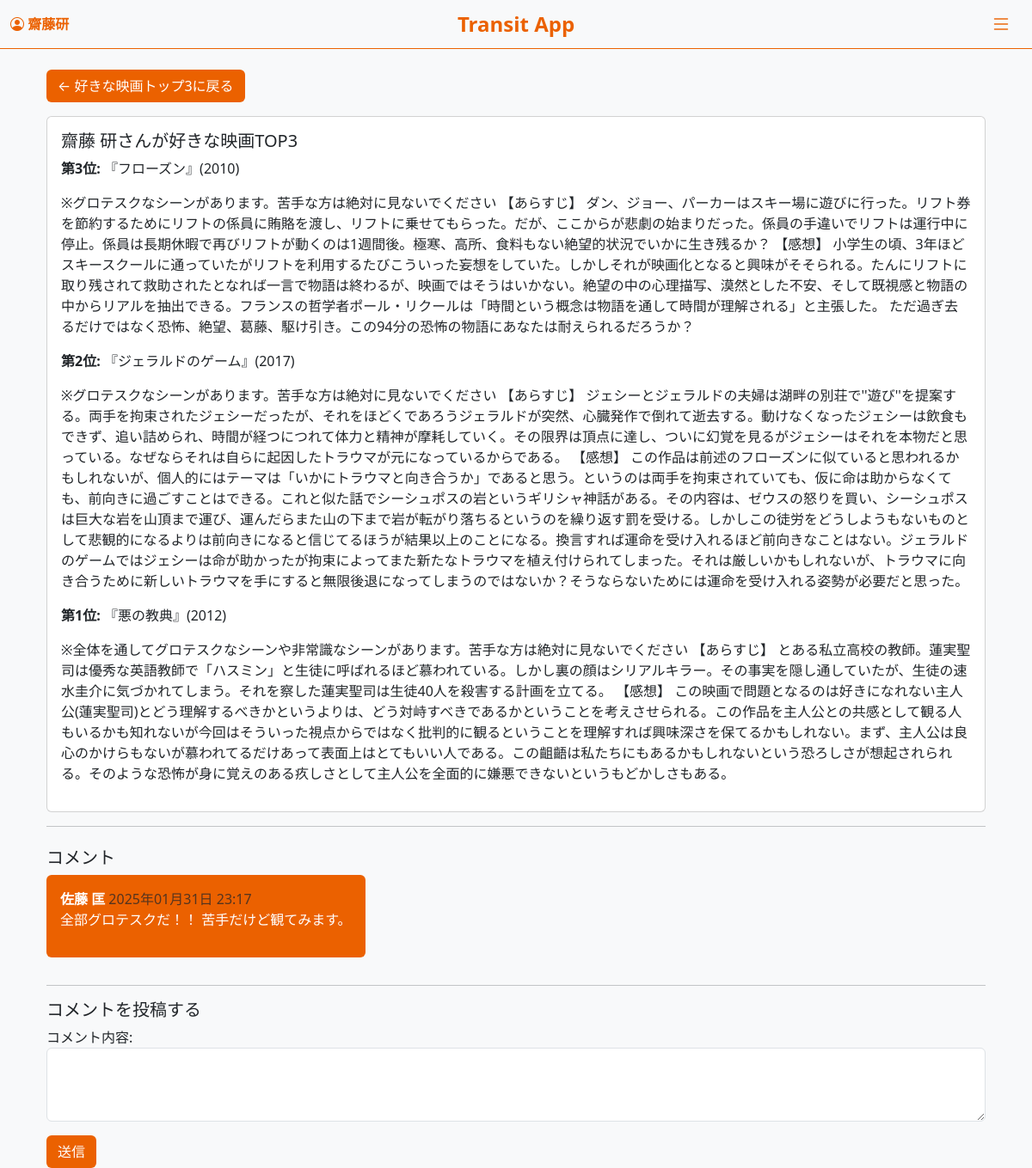
/favorite_movies/7/ (signed in), run on the app's committed database.
### accounts/models.py (models this page shows, shortened)
class FavoriteMovies(models.Model):
    user = models.ForeignKey(User, on_delete=models.CASCADE, related_name='favorite_movies')
    rank_3 = models.CharField(max_length=255, verbose_name="第3位の映画")
    reason_3 = models.TextField(verbose_name="第3位の理由")
    rank_2 = models.CharField(max_length=255, verbose_name="第2位の映画")
    reason_2 = models.TextField(verbose_name="第2位の理由")
    rank_1 = models.CharField(max_length=255, verbose_name="第1位の映画")
    reason_1 = models.TextField(verbose_name="第1位の理由")
    created_at = models.DateTimeField(auto_now_add=True)

class FavoriteMoviesComment(models.Model):
    favorite_movies = models.ForeignKey(FavoriteMovies, on_delete=models.CASCADE, related_name='comments')
    user = models.ForeignKey(User, on_delete=models.CASCADE)
    content = models.TextField(verbose_name="コメント内容")
    created_at = models.DateTimeField(auto_now_add=True)

### accounts/views.py (the view)
# urls.py: path('favorite_movies/<int:pk>/', views.favorite_movies_detail, name='favorite_movies_detail'),
@login_required
def favorite_movies_detail(request, pk):
    favorite_movie = get_object_or_404(FavoriteMovies, pk=pk)  # 正しいオブジェクトを取得
    comments = FavoriteMoviesComment.objects.filter(favorite_movies=favorite_movie).order_by('-created_at')
    if request.method == 'POST':
        form = FavoriteMoviesCommentForm(request.POST)
        if form.is_valid():
            comment = form.save(commit=False)
            comment.user = request.user
            comment.favorite_movies = favorite_movie  # 外部キーを正しく設定
            comment.save()
            messages.success(request, "コメントを追加しました。")
            return redirect('favorite_movies_detail', pk=pk)
    else:
        form = FavoriteMoviesCommentForm()
    return render(request, 'accounts/favorite_movies_detail.html', {
        'favorite_movies': favorite_movie,
        'comments': comments,
        'form': form,
    })

### accounts/forms.py
class FavoriteMoviesCommentForm(forms.ModelForm):
    class Meta:
        model = FavoriteMoviesComment
        fields = ['content']
        widgets = {
            'content': forms.Textarea(attrs={'class': 'form-control', 'rows': 3}),
        }

### accounts/templates/accounts/favorite_movies_detail.html (shortened to what this page needs)
{% extends 'accounts/base.html' %}
{% block detail %}
<div class="container mt-4">
    <a href="{% url 'favorite_movies_list' %}" class="btn btn-eb6100 mb-3">← 好きな映画トップ3に戻る</a>
    <div class="card">
        <div class="card-body">
            <h5 class="card-title">{{ favorite_movies.user.last_name }} {{ favorite_movies.user.first_name }}さんが好きな映画TOP3</h5>
            <p><strong>第3位:</strong> {{ favorite_movies.rank_3 }}</p>
            <p>{{ favorite_movies.reason_3 }}</p>
            <p><strong>第2位:</strong> {{ favorite_movies.rank_2 }}</p>
            <p>{{ favorite_movies.reason_2 }}</p>
            <p><strong>第1位:</strong> {{ favorite_movies.rank_1 }}</p>
            <p>{{ favorite_movies.reason_1 }}</p>
        </div>
    </div>
    <hr>
    <div class="comments-section mt-4">
        <h5>コメント</h5>
        <div>
            {% for comment in comments %}
                <div class="comment-bubble text-white bg-eb6100 p-3 mb-3 rounded float-start">
                    <strong>{{ comment.user.last_name }} {{ comment.user.first_name }}</strong>
                    <span class="text-muted">{{ comment.created_at|date:"Y年m月d日 H:i" }}</span>
                    <p>{{ comment.content }}</p>
                </div>
            {% endfor %}
        </div>
        <div class="clearfix"></div>
        <hr>
        <h5>コメントを投稿する</h5>
        <form method="post">
            {{ form.as_p }}
            <button type="submit" class="btn btn-eb6100">送信</button>
        </form>
    </div>
</div>
{% endblock %}

### accounts/templates/accounts/base.html (shortened to what this page needs)
<!DOCTYPE html>
<html lang="ja">
<head>
    <link href="https://cdn.jsdelivr.net/npm/bootstrap@5.3.0/dist/css/bootstrap.min.css" rel="stylesheet">
    <link href="https://cdn.jsdelivr.net/npm/bootstrap-icons/font/bootstrap-icons.css" rel="stylesheet">
</head>
<body>
    <nav class="navbar navbar-light">
        <div class="container-fluid">
            {% if user.is_authenticated %}
                <span class="navbar-text">
                    <i class="bi bi-person-circle"></i> <strong>{{ user.username }}</strong>
                </span>
            {% else %}
                <a href="{% url 'login' %}" class="navbar-text">ログイン</a>
            {% endif %}
            <div class="navbar-brand">Transit App</div>
            <button class="navbar-toggler" type="button" data-bs-toggle="offcanvas" data-bs-target="#offcanvasMenu" aria-controls="offcanvasMenu">
                <i class="bi bi-list"></i>
            </button>
        </div>
    </nav>
    <div class="container">
        {% block detail %}
        {% endblock detail %}
    </div>
</body>
</html>

### accounts/templates/accounts/base.html (style rules this page uses)
body { background-color: #f8f9fa; }
.navbar { background-color: transparent; border-bottom: 1px solid #eb6100; justify-content: center; }
.navbar-text { margin-right: auto; color: #EB6100; font-size: 16px; }
.navbar-brand { color: #EB6100; font-size: 24px; font-weight: bold; position: absolute; left: 50%; transform: translateX(-50%); }
.navbar-toggler { border: none; margin-left: auto; outline: none; box-shadow: none; }
.navbar-toggler i { font-size: 24px; color: #EB6100; }
.btn { background-color: #EB6100; color: white; }
.comment-bubble { background-color: #EB6100; color: white; border-radius: 15px; padding: 10px; max-width: 70%; clear: both; }

### data on the page
FavoriteMovies: user.last_name "齋藤", user.first_name "研", rank_3 "『フローズン』(2010)", reason_3 "※グロテスクなシーンがあります。苦手な方は絶対に見ないでください 【あらすじ】 ダン、ジョー、パーカーはスキー場に遊びに行った。リフト券を節約するためにリフトの係員に賄賂を渡し、リフトに乗せてもらった。だが、ここからが悲劇の始まりだった。係員の手違いでリフトは運行中に停止。係員は長期休暇で再びリフトが動くのは1週間後。極寒、高所、食料もない絶望的状況でいかに生き残るか？ 【感想】 小学生の頃、3年ほどスキースクールに通っていたがリフトを利用するたびこういった妄想をしていた。しかしそれが映画化となると興味がそそられる。たんにリフトに取り残されて救助されたとなれば一言で物語は終わるが、映画ではそうはいかない。絶望の中の心理描写、漠然とした不安、そして既視感と物語の中からリアルを抽出できる。フランスの哲学者ポール・リクールは「時間という概念は物語を通して時間が理解される」と主張した。 ただ過ぎ去るだけではなく恐怖、絶望、葛藤、駆け引き。この94分の恐怖の物語にあなたは耐えられるだろうか？", rank_2 "『ジェラルドのゲーム』(2017)", reason_2 "※グロテスクなシーンがあります。苦手な方は絶対に見ないでください 【あらすじ】 ジェシーとジェラルドの夫婦は湖畔の別荘で''遊び''を提案する。両手を拘束されたジェシーだったが、それをほどくであろうジェラルドが突然、心臓発作で倒れて逝去する。動けなくなったジェシーは飲食もできず、追い詰められ、時間が経つにつれて体力と精神が摩耗していく。その限界は頂点に達し、ついに幻覚を見るがジェシーはそれを本物だと思っている。なぜならそれは自らに起因したトラウマが元になっているからである。 【感想】 この作品は前述のフローズンに似ていると思われるかもしれないが、個人的にはテーマは「いかにトラウマと向き合うか」であると思う。というのは両手を拘束されていても、仮に命は助からなくても、前向きに過ごすことはできる。これと似た話でシーシュポスの岩というギリシャ神話がある。その内容は、ゼウスの怒りを買い、シーシュポスは巨大な岩を山頂まで運び、運んだらまた山の下まで岩が転がり落ちるというのを繰り返す罰を受ける。しかしこの徒労をどうしようもないものとして悲観的になるよりは前向きになると信じてるほうが結果以上のことになる。換言すれば運命を受け入れるほど前向きなことはない。ジェラルドのゲームではジェシーは命が助かったが拘束によってまた新たなトラウマを植え付けられてしまった。それは厳しいかもしれないが、トラウマに向き合うために新しいトラウマを手にすると無限後退になってしまうのではないか？そうならないためには運命を受け入れる姿勢が必要だと思った。", rank_1 "『悪の教典』(2012)", reason_1 "※全体を通してグロテスクなシーンや非常識なシーンがあります。苦手な方は絶対に見ないでください 【あらすじ】 とある私立高校の教師。蓮実聖司は優秀な英語教師で「ハスミン」と生徒に呼ばれるほど慕われている。しかし裏の顔はシリアルキラー。その事実を隠し通していたが、生徒の速水圭介に気づかれてしまう。それを察した蓮実聖司は生徒40人を殺害する計画を立てる。 【感想】 この映画で問題となるのは好きになれない主人公(蓮実聖司)とどう理解するべきかというよりは、どう対峙すべきであるかということを考えさせられる。この作品を主人公との共感として観る人もいるかも知れないが今回はそういった視点からではなく批判的に観るということを理解すれば興味深さを保てるかもしれない。まず、主人公は良心のかけらもないが慕われてるだけあって表面上はとてもいい人である。この齟齬は私たちにもあるかもしれないという恐ろしさが想起されられる。そのような恐怖が身に覚えのある疚しさとして主人公を全面的に嫌悪できないというもどかしさもある。"
FavoriteMoviesComment: user.last_name "佐藤", user.first_name "匡", created_at "2025年01月31日 23:17", content "全部グロテスクだ！！ 苦手だけど観てみます。"

### other printed values
{{ user.username }} "齋藤研"
